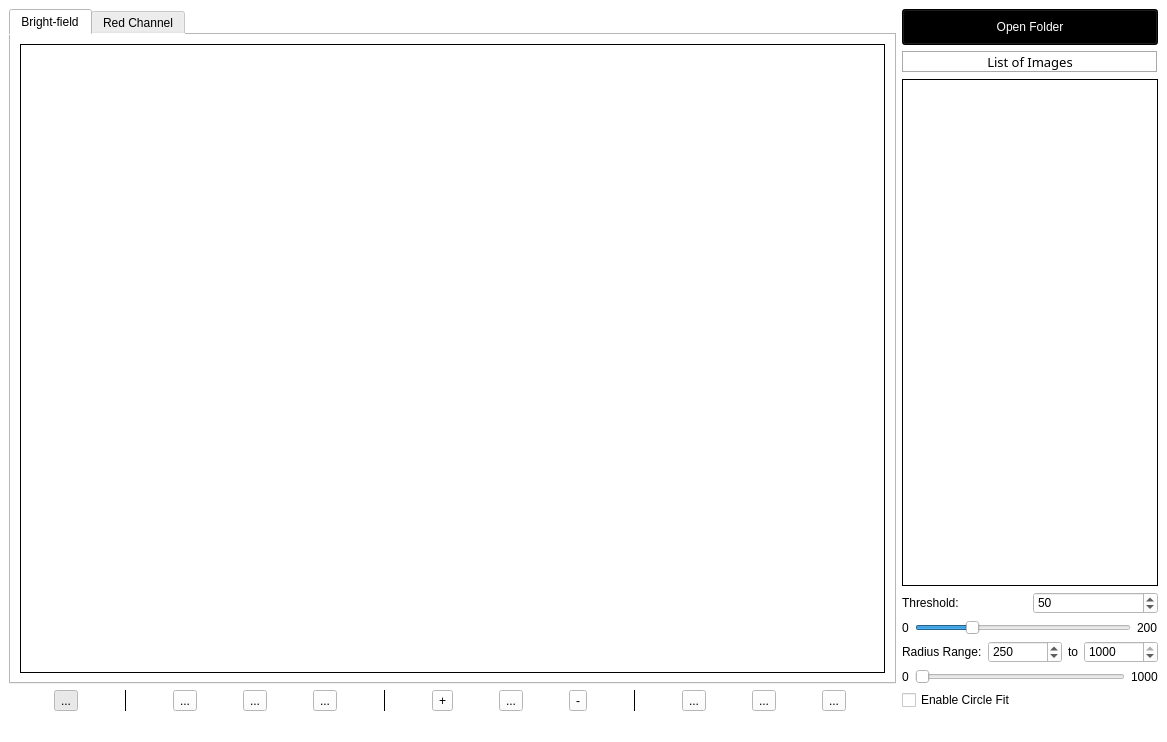
<?xml version="1.0" encoding="UTF-8"?>
<ui version="4.0">
 <class>MainWindow</class>
 <widget class="QMainWindow" name="MainWindow">
  <property name="geometry">
   <rect>
    <x>0</x>
    <y>0</y>
    <width>1167</width>
    <height>742</height>
   </rect>
  </property>
  <property name="windowTitle">
   <string>Image Viewer</string>
  </property>
  <property name="windowIcon">
   <iconset>
    <normaloff>icons/Icon.ico</normaloff>icons/Icon.ico</iconset>
  </property>
  <property name="styleSheet">
   <string notr="true">background-color: rgb(255, 255, 255);</string>
  </property>
  <widget class="QWidget" name="centralwidget">
   <property name="sizePolicy">
    <sizepolicy hsizetype="Expanding" vsizetype="Expanding">
     <horstretch>0</horstretch>
     <verstretch>0</verstretch>
    </sizepolicy>
   </property>
   <layout class="QGridLayout" name="gridLayout">
    <item row="0" column="0">
     <widget class="QTabWidget" name="tabWidget">
      <property name="sizePolicy">
       <sizepolicy hsizetype="Expanding" vsizetype="Expanding">
        <horstretch>1</horstretch>
        <verstretch>0</verstretch>
       </sizepolicy>
      </property>
      <property name="currentIndex">
       <number>0</number>
      </property>
      <widget class="QWidget" name="bf">
       <property name="sizePolicy">
        <sizepolicy hsizetype="Preferred" vsizetype="Preferred">
         <horstretch>0</horstretch>
         <verstretch>0</verstretch>
        </sizepolicy>
       </property>
       <attribute name="title">
        <string>Bright-field</string>
       </attribute>
       <layout class="QHBoxLayout" name="horizontalLayout">
        <item>
         <widget class="QLabel" name="qlabel_img_bf">
          <property name="sizePolicy">
           <sizepolicy hsizetype="Expanding" vsizetype="Expanding">
            <horstretch>0</horstretch>
            <verstretch>0</verstretch>
           </sizepolicy>
          </property>
          <property name="styleSheet">
           <string notr="true">background-color:white
</string>
          </property>
          <property name="frameShape">
           <enum>QFrame::Box</enum>
          </property>
          <property name="frameShadow">
           <enum>QFrame::Plain</enum>
          </property>
          <property name="lineWidth">
           <number>1</number>
          </property>
          <property name="midLineWidth">
           <number>0</number>
          </property>
          <property name="text">
           <string/>
          </property>
         </widget>
        </item>
       </layout>
      </widget>
      <widget class="QWidget" name="tr">
       <attribute name="title">
        <string>Red Channel</string>
       </attribute>
       <layout class="QHBoxLayout" name="horizontalLayout_2">
        <item>
         <widget class="QLabel" name="qlabel_img_tr">
          <property name="sizePolicy">
           <sizepolicy hsizetype="Expanding" vsizetype="Expanding">
            <horstretch>0</horstretch>
            <verstretch>0</verstretch>
           </sizepolicy>
          </property>
          <property name="styleSheet">
           <string notr="true">background-color:white
</string>
          </property>
          <property name="frameShape">
           <enum>QFrame::Box</enum>
          </property>
          <property name="frameShadow">
           <enum>QFrame::Plain</enum>
          </property>
          <property name="lineWidth">
           <number>1</number>
          </property>
          <property name="midLineWidth">
           <number>0</number>
          </property>
          <property name="text">
           <string/>
          </property>
         </widget>
        </item>
       </layout>
      </widget>
     </widget>
    </item>
    <item row="0" column="1">
     <layout class="QGridLayout" name="gridLayout_2">
      <property name="sizeConstraint">
       <enum>QLayout::SetDefaultConstraint</enum>
      </property>
      <item row="0" column="0">
       <widget class="QPushButton" name="open_folder">
        <property name="sizePolicy">
         <sizepolicy hsizetype="Preferred" vsizetype="Fixed">
          <horstretch>0</horstretch>
          <verstretch>0</verstretch>
         </sizepolicy>
        </property>
        <property name="font">
         <font>
          <pointsize>9</pointsize>
         </font>
        </property>
        <property name="cursor">
         <cursorShape>PointingHandCursor</cursorShape>
        </property>
        <property name="focusPolicy">
         <enum>Qt::StrongFocus</enum>
        </property>
        <property name="autoFillBackground">
         <bool>false</bool>
        </property>
        <property name="styleSheet">
         <string notr="true">background-color: black; /* Blue */
padding:10px;
color:white;</string>
        </property>
        <property name="text">
         <string>Open Folder</string>
        </property>
        <property name="autoDefault">
         <bool>false</bool>
        </property>
        <property name="default">
         <bool>false</bool>
        </property>
        <property name="flat">
         <bool>false</bool>
        </property>
       </widget>
      </item>
      <item row="1" column="0">
       <widget class="QLabel" name="list_items_label">
        <property name="font">
         <font>
          <family>Sans Serif</family>
          <pointsize>10</pointsize>
          <weight>50</weight>
          <bold>false</bold>
          <kerning>true</kerning>
         </font>
        </property>
        <property name="layoutDirection">
         <enum>Qt::LeftToRight</enum>
        </property>
        <property name="styleSheet">
         <string notr="true">background-color:white</string>
        </property>
        <property name="frameShape">
         <enum>QFrame::Box</enum>
        </property>
        <property name="frameShadow">
         <enum>QFrame::Sunken</enum>
        </property>
        <property name="lineWidth">
         <number>1</number>
        </property>
        <property name="text">
         <string>List of Images</string>
        </property>
        <property name="textFormat">
         <enum>Qt::AutoText</enum>
        </property>
        <property name="alignment">
         <set>Qt::AlignCenter</set>
        </property>
        <property name="margin">
         <number>4</number>
        </property>
        <property name="indent">
         <number>-1</number>
        </property>
       </widget>
      </item>
      <item row="2" column="0">
       <widget class="QListWidget" name="qlist_images">
        <property name="enabled">
         <bool>true</bool>
        </property>
        <property name="sizePolicy">
         <sizepolicy hsizetype="Expanding" vsizetype="Expanding">
          <horstretch>0</horstretch>
          <verstretch>0</verstretch>
         </sizepolicy>
        </property>
        <property name="styleSheet">
         <string notr="true">background-color:white</string>
        </property>
        <property name="frameShape">
         <enum>QFrame::Box</enum>
        </property>
        <property name="frameShadow">
         <enum>QFrame::Plain</enum>
        </property>
        <property name="layoutMode">
         <enum>QListView::Batched</enum>
        </property>
        <property name="batchSize">
         <number>20</number>
        </property>
       </widget>
      </item>
      <item row="3" column="0">
       <layout class="QHBoxLayout" name="horizontalLayout_8">
        <item>
         <widget class="QLabel" name="threshold_label">
          <property name="sizePolicy">
           <sizepolicy hsizetype="Preferred" vsizetype="Preferred">
            <horstretch>0</horstretch>
            <verstretch>0</verstretch>
           </sizepolicy>
          </property>
          <property name="text">
           <string>Threshold:</string>
          </property>
         </widget>
        </item>
        <item>
         <widget class="QSpinBox" name="threshold_box">
          <property name="maximum">
           <number>250</number>
          </property>
          <property name="singleStep">
           <number>5</number>
          </property>
          <property name="value">
           <number>50</number>
          </property>
         </widget>
        </item>
       </layout>
      </item>
      <item row="4" column="0">
       <layout class="QHBoxLayout" name="horizontalLayout_7">
        <item>
         <widget class="QLabel" name="minThreshold_label">
          <property name="sizePolicy">
           <sizepolicy hsizetype="Fixed" vsizetype="Preferred">
            <horstretch>0</horstretch>
            <verstretch>0</verstretch>
           </sizepolicy>
          </property>
          <property name="text">
           <string>0</string>
          </property>
         </widget>
        </item>
        <item>
         <widget class="QSlider" name="threshold_slider">
          <property name="sizePolicy">
           <sizepolicy hsizetype="Expanding" vsizetype="Fixed">
            <horstretch>0</horstretch>
            <verstretch>0</verstretch>
           </sizepolicy>
          </property>
          <property name="maximum">
           <number>200</number>
          </property>
          <property name="value">
           <number>50</number>
          </property>
          <property name="orientation">
           <enum>Qt::Horizontal</enum>
          </property>
         </widget>
        </item>
        <item>
         <widget class="QLabel" name="maxThreshold_label">
          <property name="text">
           <string>200</string>
          </property>
         </widget>
        </item>
       </layout>
      </item>
      <item row="5" column="0">
       <layout class="QHBoxLayout" name="horizontalLayout_6">
        <item>
         <widget class="QLabel" name="radius_label">
          <property name="sizePolicy">
           <sizepolicy hsizetype="Fixed" vsizetype="Preferred">
            <horstretch>0</horstretch>
            <verstretch>0</verstretch>
           </sizepolicy>
          </property>
          <property name="text">
           <string>Radius Range:</string>
          </property>
         </widget>
        </item>
        <item>
         <widget class="QSpinBox" name="minRadius_box">
          <property name="maximum">
           <number>1000</number>
          </property>
          <property name="singleStep">
           <number>5</number>
          </property>
          <property name="value">
           <number>250</number>
          </property>
         </widget>
        </item>
        <item>
         <widget class="QLabel" name="to_label">
          <property name="sizePolicy">
           <sizepolicy hsizetype="Fixed" vsizetype="Preferred">
            <horstretch>0</horstretch>
            <verstretch>0</verstretch>
           </sizepolicy>
          </property>
          <property name="text">
           <string>to</string>
          </property>
         </widget>
        </item>
        <item>
         <widget class="QSpinBox" name="maxRadius_box">
          <property name="maximum">
           <number>1000</number>
          </property>
          <property name="singleStep">
           <number>5</number>
          </property>
          <property name="value">
           <number>1000</number>
          </property>
         </widget>
        </item>
       </layout>
      </item>
      <item row="6" column="0">
       <layout class="QHBoxLayout" name="horizontalLayout_5">
        <item>
         <widget class="QLabel" name="minRadius_label">
          <property name="sizePolicy">
           <sizepolicy hsizetype="Fixed" vsizetype="Preferred">
            <horstretch>0</horstretch>
            <verstretch>0</verstretch>
           </sizepolicy>
          </property>
          <property name="text">
           <string>0</string>
          </property>
         </widget>
        </item>
        <item>
         <widget class="QRangeSlider" name="radius_slider">
          <property name="sizePolicy">
           <sizepolicy hsizetype="Expanding" vsizetype="Fixed">
            <horstretch>0</horstretch>
            <verstretch>0</verstretch>
           </sizepolicy>
          </property>
          <property name="maximum">
           <number>1000</number>
          </property>
          <property name="singleStep">
           <number>5</number>
          </property>
          <property name="orientation">
           <enum>Qt::Horizontal</enum>
          </property>
         </widget>
        </item>
        <item>
         <widget class="QLabel" name="maxRadius_label">
          <property name="text">
           <string>1000</string>
          </property>
         </widget>
        </item>
       </layout>
      </item>
     </layout>
    </item>
    <item row="2" column="0">
     <layout class="QHBoxLayout" name="horizontalLayout_3">
      <property name="spacing">
       <number>1</number>
      </property>
      <item>
       <widget class="QToolButton" name="toggle_move">
        <property name="cursor">
         <cursorShape>PointingHandCursor</cursorShape>
        </property>
        <property name="toolTip">
         <string>Move Image</string>
        </property>
        <property name="autoFillBackground">
         <bool>false</bool>
        </property>
        <property name="styleSheet">
         <string notr="true"/>
        </property>
        <property name="text">
         <string>...</string>
        </property>
        <property name="icon">
         <iconset>
          <normaloff>icons/move.png</normaloff>icons/move.png</iconset>
        </property>
        <property name="iconSize">
         <size>
          <width>20</width>
          <height>20</height>
         </size>
        </property>
        <property name="checkable">
         <bool>true</bool>
        </property>
        <property name="checked">
         <bool>true</bool>
        </property>
        <property name="toolButtonStyle">
         <enum>Qt::ToolButtonIconOnly</enum>
        </property>
        <property name="autoRaise">
         <bool>false</bool>
        </property>
        <attribute name="buttonGroup">
         <string notr="true">buttonGroup</string>
        </attribute>
       </widget>
      </item>
      <item>
       <widget class="Line" name="line_4">
        <property name="frameShadow">
         <enum>QFrame::Plain</enum>
        </property>
        <property name="orientation">
         <enum>Qt::Vertical</enum>
        </property>
       </widget>
      </item>
      <item>
       <widget class="QToolButton" name="save_im">
        <property name="cursor">
         <cursorShape>PointingHandCursor</cursorShape>
        </property>
        <property name="toolTip">
         <string notr="true" extracomment="Save Image">Save Image</string>
        </property>
        <property name="text">
         <string>...</string>
        </property>
        <property name="icon">
         <iconset>
          <normaloff>icons/download.png</normaloff>icons/download.png</iconset>
        </property>
        <property name="iconSize">
         <size>
          <width>20</width>
          <height>20</height>
         </size>
        </property>
       </widget>
      </item>
      <item>
       <widget class="QToolButton" name="prev_im">
        <property name="cursor">
         <cursorShape>PointingHandCursor</cursorShape>
        </property>
        <property name="toolTip">
         <string>Load Previous Image</string>
        </property>
        <property name="text">
         <string>...</string>
        </property>
        <property name="icon">
         <iconset>
          <normaloff>icons/arrow-left.png</normaloff>icons/arrow-left.png</iconset>
        </property>
        <property name="iconSize">
         <size>
          <width>20</width>
          <height>20</height>
         </size>
        </property>
       </widget>
      </item>
      <item>
       <widget class="QToolButton" name="next_im">
        <property name="cursor">
         <cursorShape>PointingHandCursor</cursorShape>
        </property>
        <property name="toolTip">
         <string>Load Next Image</string>
        </property>
        <property name="text">
         <string>...</string>
        </property>
        <property name="icon">
         <iconset>
          <normaloff>icons/arrow-right.png</normaloff>icons/arrow-right.png</iconset>
        </property>
        <property name="iconSize">
         <size>
          <width>20</width>
          <height>20</height>
         </size>
        </property>
       </widget>
      </item>
      <item>
       <widget class="Line" name="line_5">
        <property name="frameShadow">
         <enum>QFrame::Plain</enum>
        </property>
        <property name="orientation">
         <enum>Qt::Vertical</enum>
        </property>
       </widget>
      </item>
      <item>
       <widget class="QToolButton" name="zoom_plus">
        <property name="cursor">
         <cursorShape>PointingHandCursor</cursorShape>
        </property>
        <property name="text">
         <string>+</string>
        </property>
        <property name="icon">
         <iconset>
          <normaloff>icons/zoom-in.png</normaloff>icons/zoom-in.png</iconset>
        </property>
        <property name="iconSize">
         <size>
          <width>20</width>
          <height>20</height>
         </size>
        </property>
       </widget>
      </item>
      <item>
       <widget class="QToolButton" name="reset_zoom">
        <property name="cursor">
         <cursorShape>PointingHandCursor</cursorShape>
        </property>
        <property name="toolTip">
         <string>Fit Image to Canvas</string>
        </property>
        <property name="text">
         <string>...</string>
        </property>
        <property name="icon">
         <iconset>
          <normaloff>icons/enlarge2.png</normaloff>icons/enlarge2.png</iconset>
        </property>
        <property name="iconSize">
         <size>
          <width>20</width>
          <height>20</height>
         </size>
        </property>
       </widget>
      </item>
      <item>
       <widget class="QToolButton" name="zoom_minus">
        <property name="cursor">
         <cursorShape>PointingHandCursor</cursorShape>
        </property>
        <property name="text">
         <string>-</string>
        </property>
        <property name="icon">
         <iconset>
          <normaloff>icons/zoom-out.png</normaloff>icons/zoom-out.png</iconset>
        </property>
        <property name="iconSize">
         <size>
          <width>20</width>
          <height>20</height>
         </size>
        </property>
       </widget>
      </item>
      <item>
       <widget class="Line" name="line_6">
        <property name="frameShadow">
         <enum>QFrame::Plain</enum>
        </property>
        <property name="orientation">
         <enum>Qt::Vertical</enum>
        </property>
       </widget>
      </item>
      <item>
       <widget class="QToolButton" name="undo">
        <property name="cursor">
         <cursorShape>PointingHandCursor</cursorShape>
        </property>
        <property name="toolTip">
         <string>Undo</string>
        </property>
        <property name="text">
         <string>...</string>
        </property>
        <property name="icon">
         <iconset>
          <normaloff>icons/undo2.png</normaloff>icons/undo2.png</iconset>
        </property>
        <property name="iconSize">
         <size>
          <width>20</width>
          <height>20</height>
         </size>
        </property>
       </widget>
      </item>
      <item>
       <widget class="QToolButton" name="clear_all">
        <property name="cursor">
         <cursorShape>PointingHandCursor</cursorShape>
        </property>
        <property name="toolTip">
         <string>Clear All</string>
        </property>
        <property name="text">
         <string>...</string>
        </property>
        <property name="icon">
         <iconset>
          <normaloff>icons/loop2.png</normaloff>icons/loop2.png</iconset>
        </property>
        <property name="iconSize">
         <size>
          <width>20</width>
          <height>20</height>
         </size>
        </property>
       </widget>
      </item>
      <item>
       <widget class="QToolButton" name="redo">
        <property name="cursor">
         <cursorShape>PointingHandCursor</cursorShape>
        </property>
        <property name="toolTip">
         <string>Redo</string>
        </property>
        <property name="text">
         <string>...</string>
        </property>
        <property name="icon">
         <iconset>
          <normaloff>icons/redo2.png</normaloff>icons/redo2.png</iconset>
        </property>
        <property name="iconSize">
         <size>
          <width>20</width>
          <height>20</height>
         </size>
        </property>
       </widget>
      </item>
     </layout>
    </item>
    <item row="2" column="1">
     <widget class="QCheckBox" name="checkBox">
      <property name="toolTip">
       <string extracomment="Default fit is ellipse."/>
      </property>
      <property name="toolTipDuration">
       <number>3</number>
      </property>
      <property name="text">
       <string>Enable Circle Fit</string>
      </property>
     </widget>
    </item>
   </layout>
  </widget>
  <widget class="QStatusBar" name="statusbar"/>
 </widget>
 <customwidgets>
  <customwidget>
   <class>QRangeSlider</class>
   <extends>QSlider</extends>
   <header location="global">qrangeslider.h</header>
  </customwidget>
 </customwidgets>
 <resources/>
 <connections>
  <connection>
   <sender>threshold_box</sender>
   <signal>valueChanged(int)</signal>
   <receiver>threshold_slider</receiver>
   <slot>setValue(int)</slot>
   <hints>
    <hint type="sourcelabel">
     <x>1055</x>
     <y>574</y>
    </hint>
    <hint type="destinationlabel">
     <x>1043</x>
     <y>605</y>
    </hint>
   </hints>
  </connection>
  <connection>
   <sender>threshold_slider</sender>
   <signal>valueChanged(int)</signal>
   <receiver>threshold_box</receiver>
   <slot>setValue(int)</slot>
   <hints>
    <hint type="sourcelabel">
     <x>1018</x>
     <y>605</y>
    </hint>
    <hint type="destinationlabel">
     <x>1081</x>
     <y>574</y>
    </hint>
   </hints>
  </connection>
 </connections>
 <buttongroups>
  <buttongroup name="buttonGroup"/>
 </buttongroups>
</ui>
